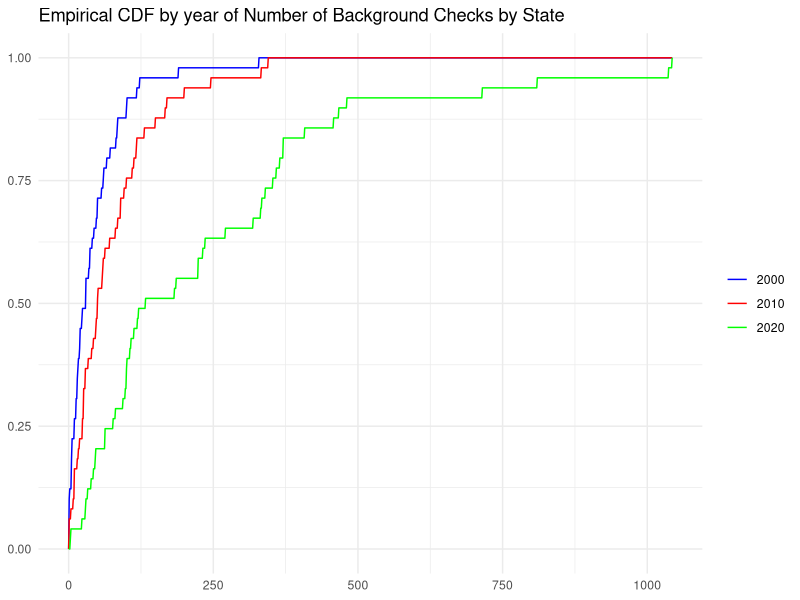
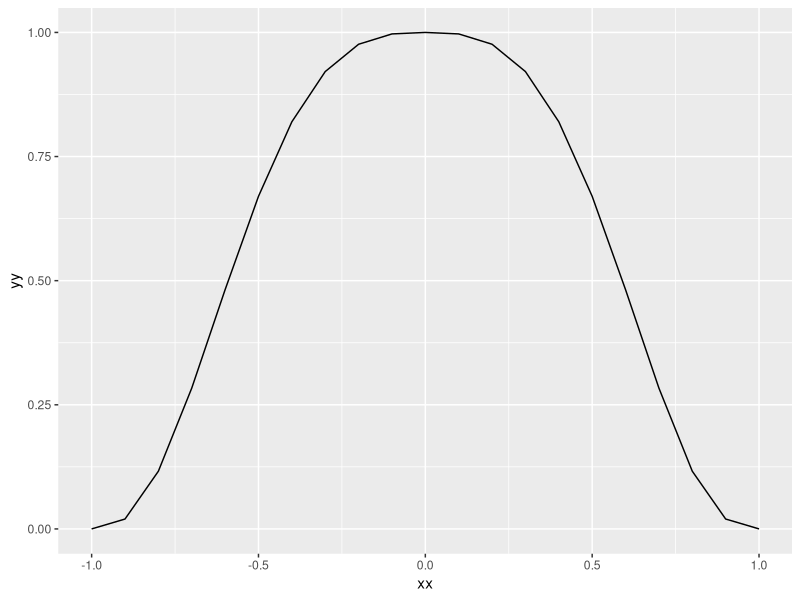

Recreate these plots in R, in order.
## ---- chunk 1
knitr::opts_chunk$set(echo = TRUE)
library(tidyverse)
## ---- chunk 2
data <- read.csv('handgun_bg_checks.csv') %>% select(Abbreviation, tot2000, tot2010, tot2020)
data %>% print
## ---- chunk 3
vals <- seq(floor(min(data$tot2000,data$tot2010,data$tot2020)), 
            ceiling(max(data$tot2000,data$tot2010,data$tot2020)))
cdf <- data.frame(vals, `2000`= 0, `2010`= 0, `2020`= 0)
for (i in seq(1,length(vals))) {
  cdf[i,1] <- vals[i]
  cdf[i,2] <- sum(data$tot2000 <= vals[i])/length(data$tot2000)
  cdf[i,3] <- sum(data$tot2010 <= vals[i])/length(data$tot2010)
  cdf[i,4] <- sum(data$tot2020 <= vals[i])/length(data$tot2020)
}
## ---- chunk 4
ggplot(data=cdf, aes(x=vals)) + 
  geom_line(aes(y=`X2000`, color="X2000")) +
  geom_line(aes(y=`X2010`, color="X2010")) +
  geom_line(aes(y=`X2020`, color="X2020")) +
  labs(title="Empirical CDF by year of Number of Background Checks by State",
       x=NULL,y=NULL) +
  scale_color_manual(values=c("X2000"="blue", "X2010"="red", "X2020"="green"),
                      name=NULL,
                      labels=c("2000", "2010", "2020"))+
  theme_minimal()

## ---- chunk 5
paste0("Median of Year 2000: ",cdf %>% 
         filter(X2000 > 0.48 & X2000 < 0.55) %>% 
         select(vals,X2000) %>% max)
paste0("Median of Year 2010: ",cdf %>% 
         filter(X2010 > 0.48 & X2010 < 0.52) %>% 
         select(vals,X2000) %>% max)
paste0("Median of Year 2020: ",cdf %>% 
         filter(X2020 > 0.48 & X2020 < 0.51) %>% 
         select(vals,X2000) %>% max)
## ---- chunk 6
av.00 <- mean(data$tot2000)
av.10 <- mean(data$tot2010)
av.20 <- mean(data$tot2020)

paste0("Averages:")
paste0("Year 2000: ", av.00)
paste0("Year 2000: ", av.10)
paste0("Year 2000: ", av.20)
paste0("-----------------")
paste0("Kolmogorov-Smirnov Test for Exponential Distribution")
paste0("P-value for Year 2000: ",round(ks.test(data$tot2000, y="pexp", rate=1/av.00)$p.value,3))
paste0("P-value for Year 2000: ",round(ks.test(data$tot2010, y="pexp", rate=1/av.10)$p.value,3))
paste0("P-value for Year 2000: ",round(ks.test(data$tot2020, y="pexp", rate=1/av.20)$p.value,3))
## ---- chunk 7
paste0("Kolmogorov-Smirnov Test Across Years")
paste0("P-value for Years 2000-2010: ",ks.test(data$tot2000, data$tot2010)$p.value)
paste0("P-value for Years 2010-2020: ",ks.test(data$tot2010, data$tot2020)$p.value)
paste0("P-value for Years 2000-2020: ",ks.test(data$tot2000, data$tot2020)$p.value)
## ---- chunk 8
kde <- function(vec) {
  n = length(vec) # sample size
  h = (0.9*sd(vec)) * (n)^(-1/5) # bandwidth
  shift = ceiling(0.1*(max(vec) - min(vec))) # padding offset
  res <- seq(floor(min(vec))-shift,ceiling(max(vec))+shift,0.1) # xx's sequence
  kde <- rep(0,length(res)) # prep final yy's
  
  xx <- seq(-1,1,.1) # Tricube kernel support
  yy <- ((1-abs(xx)^3))^3 # Tricube kernel values
  
  for (i in seq(1,length(vec))) {
    # find index of resultant vector closest to value of vec
    idx <- which.min(abs(res - vec[i]))
  }
  return(kde)
}

(kde(data$tot2000))
## ---- chunk 9
xx <- seq(-1,1,.1)
yy <- ((1-abs(xx)^3))^3
ggplot(data=data.frame(xx,yy)) + geom_line(aes(xx,yy))
